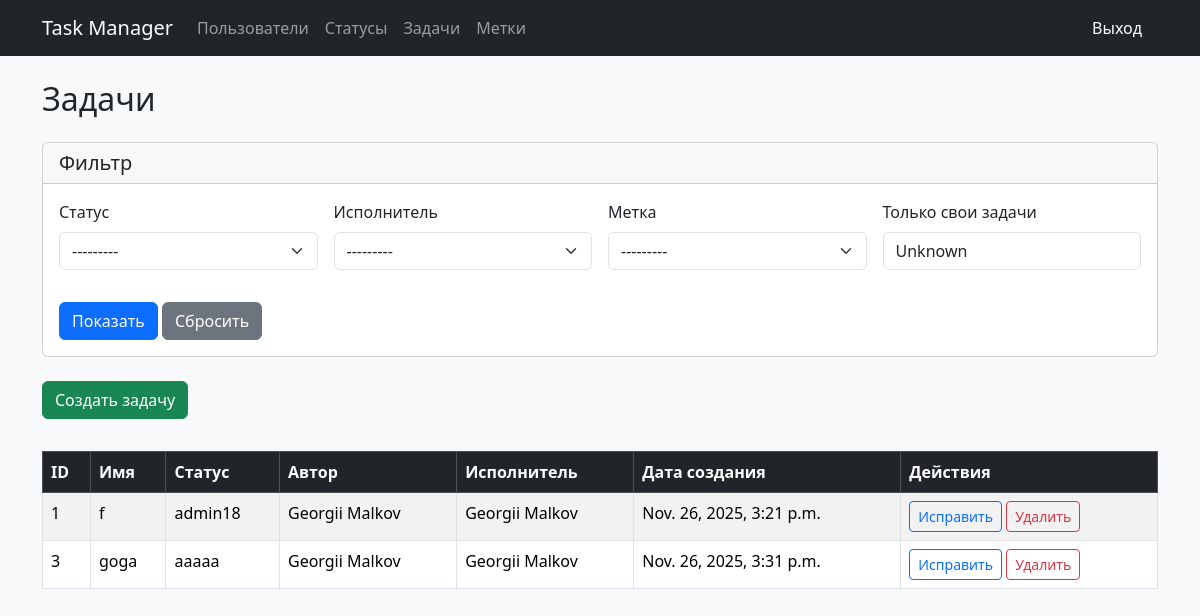
The app's page /tasks/ (signed in), older data.
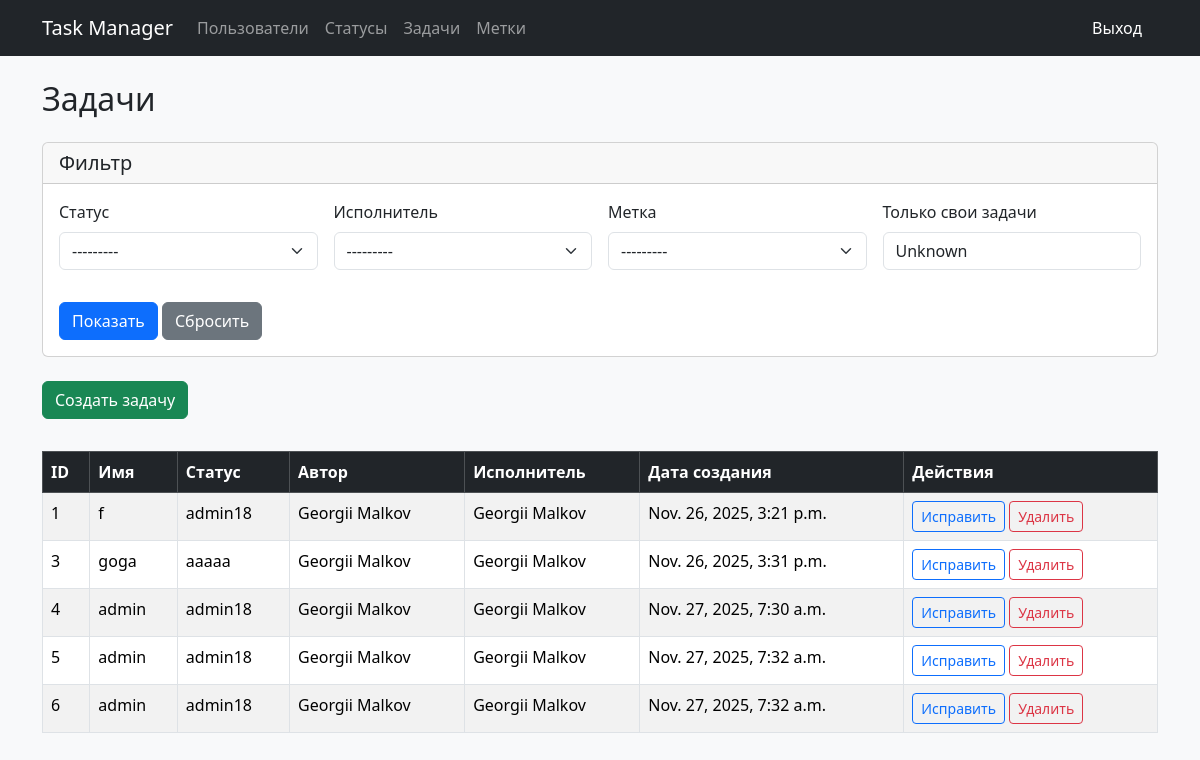
The same page, newer data.
### task_manager/models.py (models this page shows, shortened)
class Tasks(models.Model):
    name = models.CharField(max_length=300)
    status = models.ForeignKey(Statuses, on_delete=models.PROTECT, related_name='tasks')
    author = models.ForeignKey(Users, on_delete=models.PROTECT, related_name='authored_tasks', null=True, blank=True) #id?
    executor = models.ForeignKey(Users, on_delete=models.PROTECT, related_name='executed_tasks', null=True, blank=True)
    created_at = models.DateTimeField(default=timezone.now)

class Statuses(models.Model):
    name = models.CharField(max_length=300)
    def __str__(self):
        return self.name

class Users(models.Model):
    user = models.OneToOneField(User, on_delete=models.CASCADE, related_name='profile', null=True, blank=True)
    username = models.CharField(max_length=300)
    fullname = models.CharField(max_length=300)
    created_at = models.DateTimeField(default=timezone.now)
    def __str__(self):
        return self.username

### task_manager/views.py (the view)
# urls.py: path('tasks/', tasks, name='tasks'),
@login_required
def tasks(request):
    tasks_list = Tasks.objects.all()
    task_filter = TaskFilter(request.GET, queryset=tasks_list)
    filtered_tasks = task_filter.qs
    if request.GET.get('self_tasks') == 'on':
        user_profile = Users.objects.filter(user=request.user).first()
        if user_profile:
            filtered_tasks = filtered_tasks.filter(author=user_profile)
    return render(request, "tasks.html", {"tasks": filtered_tasks, "filter": task_filter})

### task_manager/models.py (called while the page is built)
    def __str__(self):
        return self.name

### task_manager/templates/tasks.html (shortened to what this page needs)
{% extends "base.html" %}
{% load django_bootstrap5 %}
{% load i18n %}
{% block content %}
  <h2 class="mb-4">{% translate "Задачи" %}</h2>
  <div class="card mb-4">
    <div class="card-header">
      <h5 class="mb-0">{% translate "Фильтр" %}</h5>
    </div>
    <div class="card-body">
      <form method="get" class="row g-3">
        <div class="col-md-3">
          {% bootstrap_field filter.form.status show_label=True %}
        </div>
        <div class="col-md-3">
          {% bootstrap_field filter.form.executor show_label=True %}
        </div>
        <div class="col-md-3">
          {% bootstrap_field filter.form.labels show_label=True %}
        </div>
        <div class="col-md-3">
          {% bootstrap_field filter.form.self_tasks show_label=True %}
        </div>
        <div class="col-12">
          <button type="submit" class="btn btn-primary">{% translate "Показать" %}</button>
          <a href="{% url 'tasks' %}" class="btn btn-secondary">{% translate "Сбросить" %}</a>
        </div>
      </form>
    </div>
  </div>
  <a href="{% url 'tasks_create' %}" class="btn btn-success mb-3">{% translate "Создать задачу" %}</a>
  <table class="table mt-3 table-bordered table-striped table-hover">
    <thead class="table-dark">
      <tr>
        <th>ID</th>
        <th>Имя</th>
        <th>Статус</th>
        <th>Автор</th>
        <th>Исполнитель</th>
        <th>Дата создания</th>
        <th>Действия</th>
      </tr>
    </thead>
    <tbody>
      {% for task in tasks %}
      <tr>
        <td>{{ task.id }}</td>
        <td>{{ task.name }}</td>
        <td>{% if task.status %}{{ task.status.name}}{% else %}-{% endif %}</td>
        <td>{% if task.author %}{{ task.author.fullname }}{% else %}-{% endif %}</td>
        <td>{% if task.executor %}{{ task.executor.fullname }}{% else %}-{% endif %}</td>
        <td>{{ task.created_at }}</td>
        <td>
          <a class="btn btn-sm btn-outline-primary"
             href="{% url 'tasks_edit' pk=task.id %}">
            {% translate "Исправить" %}
          </a>
          <a class="btn btn-sm btn-outline-danger"
             href="{% url 'tasks_delete' pk=task.id %}">
            {% translate "Удалить" %}
          </a>
        </td>
      </tr>
      {% endfor %}
    </tbody>
  </table>
{% endblock %}

### task_manager/templates/base.html (shortened to what this page needs)
{% load django_bootstrap5 %}
{% load i18n %}
{% get_current_language as LANGUAGE_CODE %}
<!DOCTYPE html>
<html lang="{{ LANGUAGE_CODE }}">
  <head>
    {% bootstrap_css %}
  </head>
  <body class="bg-light">
    <nav class="navbar navbar-expand-lg navbar-dark bg-dark">
      <div class="container">
        <a class="navbar-brand" href="{% url 'home' %}">Task Manager</a>
        <div class="collapse navbar-collapse" id="navbarNav">
          <ul class="navbar-nav me-auto">
            <li class="nav-item">
              <a class="nav-link" href="{% url 'users' %}">{% translate "Пользователи" %}</a>
            </li>
            {% if user.is_authenticated %}
              <li class="nav-item">
                <a class="nav-link" href="{% url 'statuses' %}">{% translate "Статусы" %}</a>
              </li>
              <li class="nav-item">
                <a class="nav-link" href="{% url 'tasks' %}">{% translate "Задачи" %}</a>
              </li>
              <li class="nav-item">
                <a class="nav-link" href="{% url 'labels' %}">{% translate "Метки" %}</a>
              </li>
            {% endif %}
          </ul>
          <ul class="navbar-nav">
            {% if user.is_authenticated %}
              <li class="nav-item">
                <form method="post" action="{% url 'logout' %}" class="d-inline">
                  <button type="submit" class="nav-link btn btn-link text-white" style="border: none; padding: 0.5rem 1rem;">{% translate "Выход" %}</button>
                </form>
              </li>
            {% endif %}
          </ul>
        </div>
      </div>
    </nav>
    <div class="container mt-4">
      {% block content %}
      {% endblock %}
    </div>
  </body>
</html>

Row changes from the older to the newer data that the page shows:
added Tasks: id "4", name "admin", status.name "admin18", author.fullname "Georgii Malkov", executor.fullname "Georgii Malkov", created_at "Nov. 27, 2025, 7:30 a.m."
added Tasks: id "5", name "admin", status.name "admin18", author.fullname "Georgii Malkov", executor.fullname "Georgii Malkov", created_at "Nov. 27, 2025, 7:32 a.m."
added Tasks: id "6", name "admin", status.name "admin18", author.fullname "Georgii Malkov", executor.fullname "Georgii Malkov", created_at "Nov. 27, 2025, 7:32 a.m."
